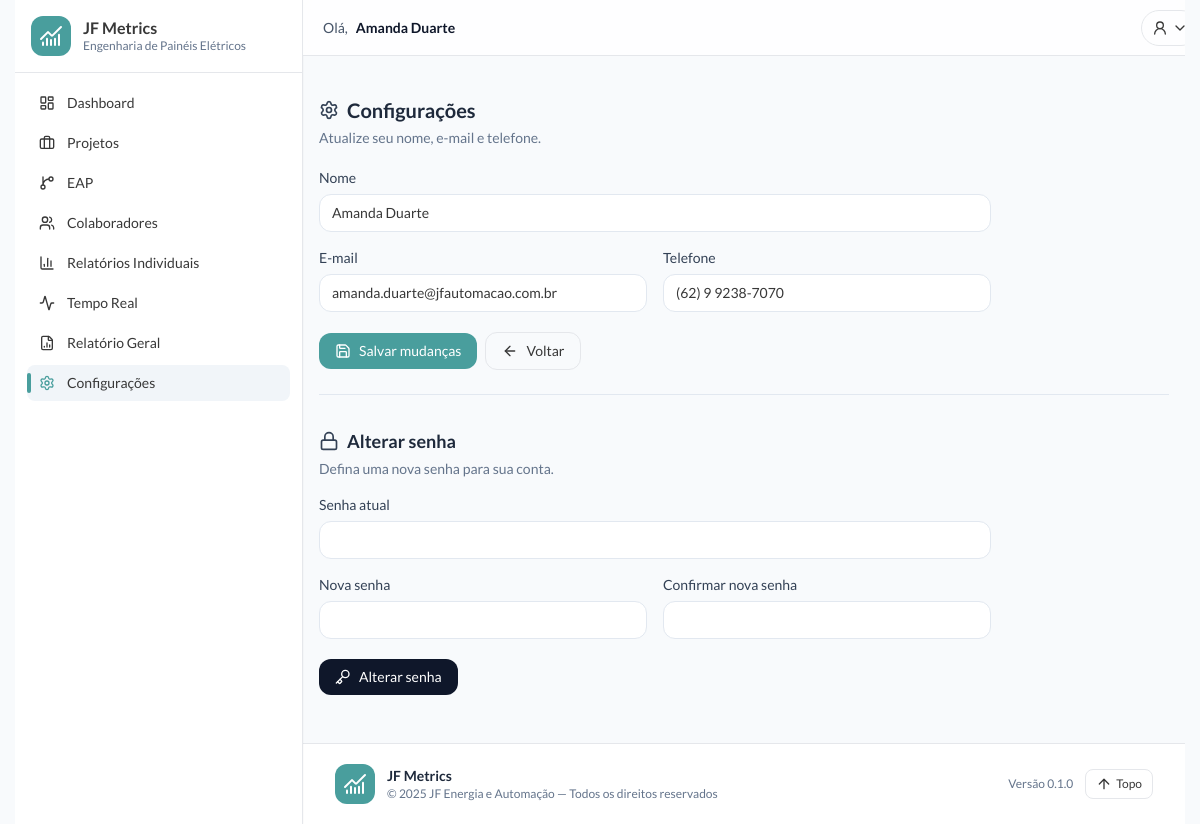
The page /epe/configuracao/ (signed in) on the database its author committed.
### common/models.py (models this page shows, shortened)
class Collaborator(models.Model):
    user  = models.OneToOneField(
        User, blank=True, null=True, on_delete=models.SET_NULL,
        related_name="collaborator", verbose_name="Usuário do sistema"
    )
    name  = models.CharField("Nome", max_length=120)
    email = models.EmailField("E-mail", blank=True, null=True)  # <- opcional
    phone = models.CharField("Telefone", max_length=30, blank=True)
    photo = models.ImageField("Foto", upload_to="collaborators/", blank=True, null=True)
    department = models.ForeignKey(Department, on_delete=models.PROTECT, verbose_name="Departamento")
    is_manager = models.BooleanField("Gestor do departamento?", default=False)
    is_active  = models.BooleanField("Ativo", default=True)
    created_at = models.DateTimeField(auto_now_add=True)
    class Meta:
        ordering = ("name",)
        constraints = [
            models.UniqueConstraint(
                fields=["email"],
                condition=Q(email__isnull=False),
                name="uq_common_collaborator_email_not_null",
            ),
        ]
        indexes = [
            models.Index(fields=["department", "is_active"]),
            models.Index(fields=["is_manager"]),
        ]

### epe/views.py (the view, shortened to what this page needs)
# urls.py: path("configuracao/", views.settings, name="settings"),  # use só esta (evita duplicar "settings/")
@login_required
@transaction.atomic
def settings(request):
    collab, err = _require_epe_collaborator(request)
    if err:
        return err
    profile_form = CollaboratorSettingsForm(instance=collab)
    pwd_form = PasswordChangeForm(user=request.user)
    return render(
        request,
        "epe/configuration/settings.html",
        {
            "form": profile_form,
            "pwd_form": pwd_form,
            "department_name": DEPARTMENT_NAME,
        },
    )

### epe/forms.py
class CollaboratorSettingsForm(forms.ModelForm):
    class Meta:
        model = Collaborator
        fields = ("name", "email", "phone")
        widgets = {
            "name":  forms.TextInput(attrs={"class": "w-full rounded-xl border border-slate-200 px-3 py-2 text-sm"}),
            "email": forms.EmailInput(attrs={"class": "w-full rounded-xl border border-slate-200 px-3 py-2 text-sm"}),
            "phone": forms.TextInput(attrs={"class": "w-full rounded-xl border border-slate-200 px-3 py-2 text-sm"}),
        }

### automation/context_processors.py (called while the page is built, shortened)
def _get_collaborator(user):
    if not getattr(user, "is_authenticated", False):
        return None
    collab = getattr(user, "collaborator", None)
    if collab:
        return collab
    Collaborator = apps.get_model("common", "Collaborator")
    return Collaborator.objects.filter(user=user, is_active=True).only("id", "is_manager").first()

def user_flags(request):
    collab = _get_collaborator(request.user)
    return {"is_manager": bool(getattr(collab, "is_manager", False))}

def notifications(request):
    user = getattr(request, "user", None)
    if not getattr(user, "is_authenticated", False):
        return {"notif_count": 0, "notif_list": []}
    collab = _get_collaborator(user)
    if not collab:
        return {"notif_count": 0, "notif_list": []}
    try:
        Notice = apps.get_model("common", "Notice")
    except LookupError:
        return {"notif_count": 0, "notif_list": []}

### core/departments.py (called while the page is built)
def get_dept_by_namespace(ns: str) -> Optional[dict]:
    for d in DEPARTMENTS:
        if d.namespace == ns:
            return {
                "namespace": d.namespace,
                "slug": d.slug,
                "label": d.label,
                "dashboard_urlname": d.dashboard_urlname,
            }
    return None

### epe/views.py (called while the page is built)
def _get_user_collaborator(user):
    if not user or not getattr(user, "is_authenticated", False):
        return None
    return (
        Collaborator.objects
        .select_related("department", "user")
        .filter(user=user, is_active=True, department__slug=EPE_DEPT_SLUG)
        .first()
    )

def _require_epe_collaborator(request):
    collab = _get_user_collaborator(request.user)
    if not collab:
        return None, HttpResponseForbidden("Você não possui perfil neste departamento.")
    return collab, None

### epe/templates/epe/configuration/settings.html (shortened to what this page needs)
{% extends "epe/base.html" %}
{% block content %}
  <div class="mb-5">
    <h1 class="flex items-center gap-2 text-xl font-semibold text-slate-800">
      <i data-lucide="settings" class="h-5 w-5 text-slate-700"></i>
      Configurações
    </h1>
    <p class="mt-1 text-sm text-slate-500">Atualize seu nome, e-mail e telefone.</p>
  </div>
  <form method="post" class="max-w-2xl">
    <div class="grid grid-cols-1 gap-4 sm:grid-cols-2">
      <div class="sm:col-span-2">
        <label for="{{ form.name.id_for_label }}" class="mb-1.5 block text-sm font-medium text-slate-700">
          Nome
        </label>
        <input
          type="text"
          name="{{ form.name.html_name }}"
          id="{{ form.name.id_for_label }}"
          value="{{ form.name.value|default_if_none:'' }}"
          class="w-full rounded-xl border {% if form.name.errors %}border-rose-300{% else %}border-slate-200{% endif %} bg-white py-2 px-3 text-sm outline-none focus:border-brand/40 focus:ring-2 focus:ring-brand/30">
      </div>
      <div>
        <label for="{{ form.email.id_for_label }}" class="mb-1.5 block text-sm font-medium text-slate-700">
          E-mail
        </label>
        <input
          type="email"
          name="{{ form.email.html_name }}"
          id="{{ form.email.id_for_label }}"
          value="{{ form.email.value|default_if_none:'' }}"
          class="w-full rounded-xl border {% if form.email.errors %}border-rose-300{% else %}border-slate-200{% endif %} bg-white py-2 px-3 text-sm outline-none focus:border-brand/40 focus:ring-2 focus:ring-brand/30">
      </div>
      <div>
        <label for="{{ form.phone.id_for_label }}" class="mb-1.5 block text-sm font-medium text-slate-700">
          Telefone
        </label>
        <input
          type="text"
          name="{{ form.phone.html_name }}"
          id="{{ form.phone.id_for_label }}"
          value="{{ form.phone.value|default_if_none:'' }}"
          class="w-full rounded-xl border {% if form.phone.errors %}border-rose-300{% else %}border-slate-200{% endif %} bg-white py-2 px-3 text-sm outline-none focus:border-brand/40 focus:ring-2 focus:ring-brand/30">
      </div>
    </div>
    <div class="mt-5 flex items-center gap-2">
      <button
        type="submit"
        name="profile_submit"
        value="1"
        class="inline-flex items-center gap-2 rounded-xl bg-brand px-4 py-2 text-sm font-medium text-white hover:brightness-110">
        <i data-lucide="save" class="h-4 w-4"></i>
        Salvar mudanças
      </button>
      <a href="{% url 'automation:dashboard' %}" class="inline-flex items-center gap-2 rounded-xl border px-4 py-2 text-sm hover:bg-slate-50">
        <i data-lucide="arrow-left" class="h-4 w-4"></i>
        Voltar
      </a>
    </div>
  </form>
  <div class="my-8 h-px w-full bg-slate-200 mt-6"></div>
  <div class="mb-4 mt-6">
    <h2 class="flex items-center gap-2 text-lg font-semibold text-slate-800">
      <i data-lucide="lock" class="h-5 w-5 text-slate-700"></i>
      Alterar senha
    </h2>
    <p class="mt-1 text-sm text-slate-500">Defina uma nova senha para sua conta.</p>
  </div>
  <form method="post" class="max-w-2xl">
    <div class="grid grid-cols-1 gap-4 sm:grid-cols-2">
      <div class="sm:col-span-2">
        <label for="{{ pwd_form.old_password.id_for_label }}" class="mb-1.5 block text-sm font-medium text-slate-700">
          Senha atual
        </label>
        <input
          type="password"
          name="{{ pwd_form.old_password.html_name }}"
          id="{{ pwd_form.old_password.id_for_label }}"
          autocomplete="current-password"
          class="w-full rounded-xl border {% if pwd_form.old_password.errors %}border-rose-300{% else %}border-slate-200{% endif %} bg-white py-2 px-3 text-sm outline-none focus:border-brand/40 focus:ring-2 focus:ring-brand/30">
      </div>
      <div>
        <label for="{{ pwd_form.new_password1.id_for_label }}" class="mb-1.5 block text-sm font-medium text-slate-700">
          Nova senha
        </label>
        <input
          type="password"
          name="{{ pwd_form.new_password1.html_name }}"
          id="{{ pwd_form.new_password1.id_for_label }}"
          autocomplete="new-password"
          class="w-full rounded-xl border {% if pwd_form.new_password1.errors %}border-rose-300{% else %}border-slate-200{% endif %} bg-white py-2 px-3 text-sm outline-none focus:border-brand/40 focus:ring-2 focus:ring-brand/30">
      </div>
      <div>
        <label for="{{ pwd_form.new_password2.id_for_label }}" class="mb-1.5 block text-sm font-medium text-slate-700">
          Confirmar nova senha
        </label>
        <input
          type="password"
          name="{{ pwd_form.new_password2.html_name }}"
          id="{{ pwd_form.new_password2.id_for_label }}"
          autocomplete="new-password"
          class="w-full rounded-xl border {% if pwd_form.new_password2.errors %}border-rose-300{% else %}border-slate-200{% endif %} bg-white py-2 px-3 text-sm outline-none focus:border-brand/40 focus:ring-2 focus:ring-brand/30">
      </div>
    </div>
    <div class="mt-5">
      <button
        type="submit"
        name="password_submit"
        value="1"
        class="inline-flex items-center gap-2 rounded-xl bg-slate-900 px-4 py-2 text-sm font-medium text-white hover:brightness-110">
        <i data-lucide="key" class="h-4 w-4"></i>
        Alterar senha
      </button>
    </div>
  </form>
{% endblock %}

### epe/templates/epe/partial/header.html (shortened to what this page needs)
<header class="fixed top-0 right-0 left-0 md:left-72 z-50 h-14 border-b bg-white/80 backdrop-blur">
{% firstof collab.name colab.name request.user.get_full_name request.user.first_name request.user.username "visitante" as display_name %}
  <div class="mx-auto flex h-full max-w-7xl items-center gap-3 px-4">
<div class="ml-1 min-w-0 flex-1">
  <div class="min-w-0 flex items-center gap-2 text-sm">
    <span class="text-slate-600">Olá,</span>
    <strong class="truncate font-semibold text-slate-900" title="{{ display_name }}">
      {{ display_name }}
    </strong>
  </div>
</div>
    <div class="ml-auto flex items-center gap-2 sm:gap-3">
      <div class="relative">
        <button id="user-btn" type="button"
                class="inline-flex h-9 items-center gap-1 rounded-full border px-2.5 hover:bg-slate-100"
                aria-haspopup="menu" aria-expanded="false" aria-controls="user-menu">
          <i data-lucide="user-round" class="h-4 w-4"></i>
          <i data-lucide="chevron-down" class="h-4 w-4"></i>
        </button>
      </div>
    </div>
  </div>
</header>

### epe/templates/epe/base.html (style rules this page uses)
html, body { margin:0; padding:0; height:100%; }
html { overflow-y: scroll; }
body { scrollbar-gutter: stable both-edges; }
#sidebar, header, footer, .fixed, .no-print { display: none !important; }
.border-slate-200\/70, .border { border-color: #e5e7eb !important; }

### rows shown on the page
Collaborator: name "Amanda Duarte", email "amanda.duarte@jfautomacao.com.br", phone "(62) 9 9238-7070"

### other values the page prints
{{ app_version|default:"0.1.0" }} "0.1.0"
